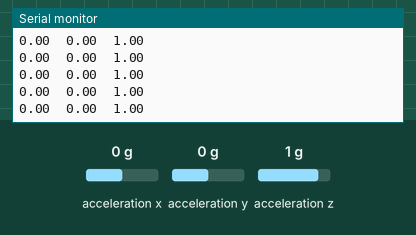
A sketch run on a simulated Arduino Uno, built with avr-gcc and run on an emulated ATmega328P. Parts: the last lines printed to the serial monitor. Wiring (inferred from the names in the program): MPU-6050 motion sensor at I2C address 0x68. The inputs (shaded band) are chosen by the test bench; at power-on: acceleration x 0 g, acceleration y 0 g, acceleration z 1 g.

Above: at 1.2 s.
1.3 s: acceleration x set to -1.4 g
At 2.1 s:
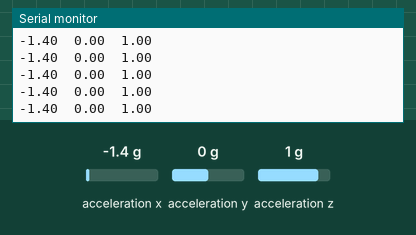
2.8 s: acceleration y set to -1.4 g
At 3.5 s:
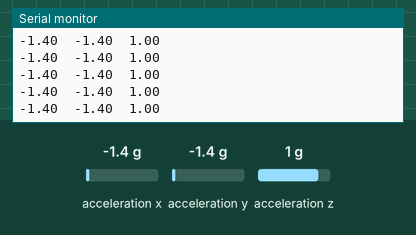
5.8 s: acceleration x set to 0 g
At 6.7 s:
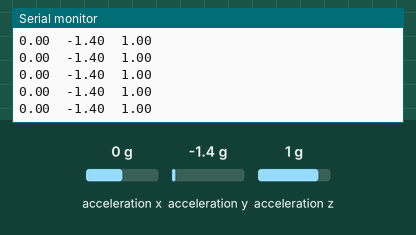
8.8 s: acceleration z set to -1.4 g
At 9.4 s:
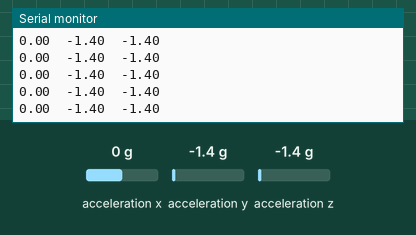

Measured:
- after the input at 1.3 s, the serial monitor: prints a new line after 0.07 s (image 1)
- after the input at 2.8 s, the serial monitor: prints a new line after 0.07 s (image 2)
- after the input at 5.8 s, the serial monitor: prints a new line after 0.06 s (image 3)
- after the input at 8.8 s, the serial monitor: prints a new line after 0.07 s (image 4)

The sketch:

6050_to_py.ino
```cpp
#include <Wire.h> // Include the Wire library for I2C communication

const int MPU_ADDR = 0x68; // MPU6050 I2C address
float AccX, AccY, AccZ;    // Variables to store accelerometer data

void setup()
{
    Wire.begin();                     // Initialize I2C communication
    Wire.beginTransmission(MPU_ADDR); // Start communication with MPU6050
    Wire.write(0x6B);                 // Access the power management register
    Wire.write(0);                    // Wake up the MPU6050
    Wire.endTransmission(true);

    Serial.begin(9600); // Start Serial Monitor at 9600 baud rate
    Serial.println("Streaming accelerometer data...");
}

void loop()
{
    // Read accelerometer data
    Wire.beginTransmission(MPU_ADDR);
    Wire.write(0x3B); // Start reading at register 0x3B
    Wire.endTransmission(false);
    Wire.requestFrom(MPU_ADDR, 6, true);

    // Combine high and low bytes for each axis and scale to 'g'
    AccX = (Wire.read() << 8 | Wire.read()) / 16384.0;
    AccY = (Wire.read() << 8 | Wire.read()) / 16384.0;
    AccZ = (Wire.read() << 8 | Wire.read()) / 16384.0;

    // Send accelerometer data to Serial
    Serial.print(AccX);
    Serial.print("\t");
    Serial.print(AccY);
    Serial.print("\t");
    Serial.println(AccZ);

    // Add a small delay for stability (optional, can be tuned as needed)
    delay(10); // 10 ms delay gives approx. 100 Hz sampling rate
}
```
